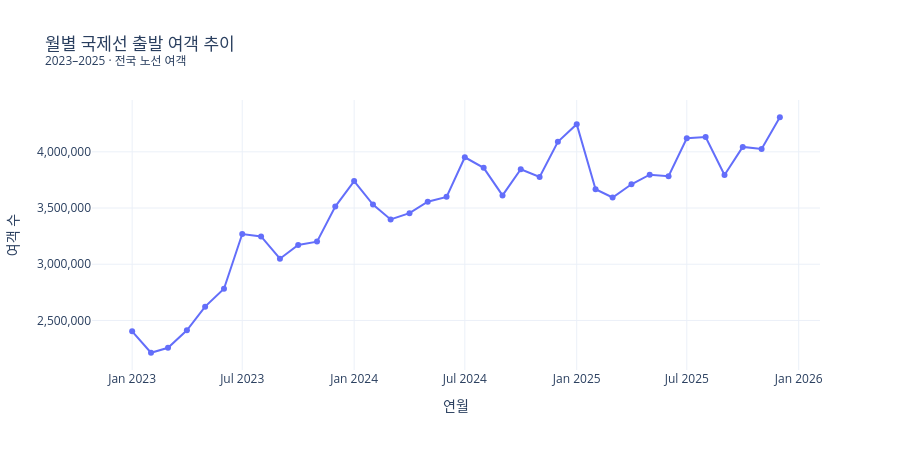

Notebook source saved alongside this figure:
### Code cell
fig=px.line(market.assign(month=pd.to_datetime(market.period_ym,format='%Y%m')),
            x='month',y='passengers',markers=True,
            title=chart_title('월별 국제선 출발 여객 추이','전국 노선 여객'),
            labels={'month':'연월','passengers':'여객 수'},template=PLOTLY_TEMPLATE)
fig.update_yaxes(tickformat=',')
fig.update_layout(height=450,showlegend=False)
fig.show()
